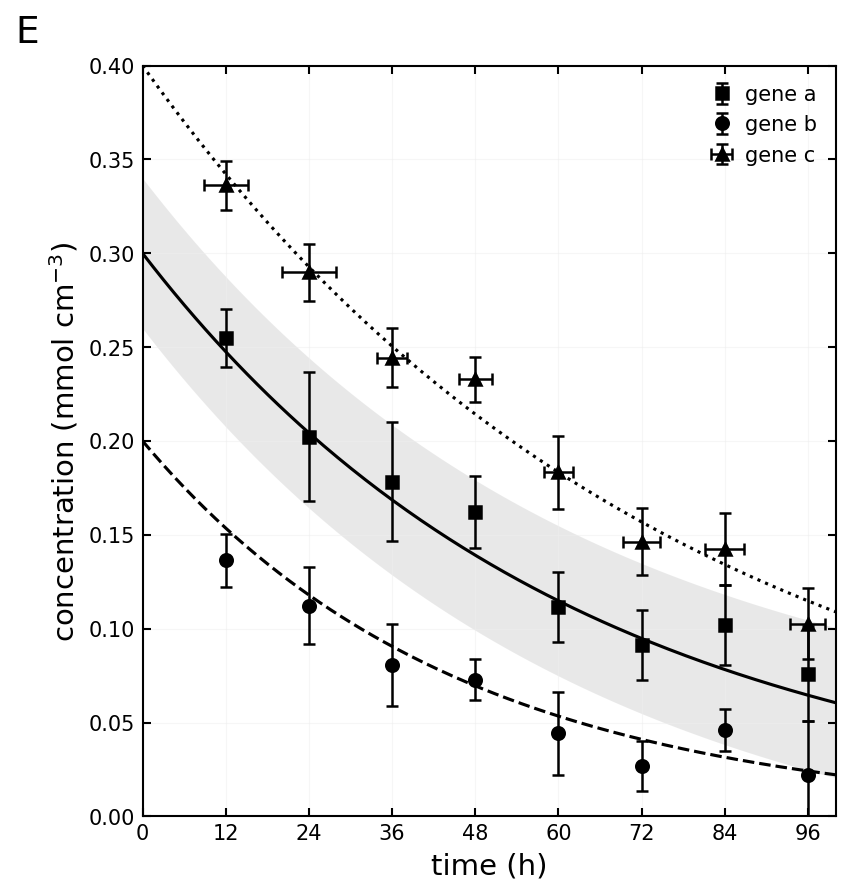

Recreate this plot in Python.
import matplotlib.pyplot as plt
import numpy as np

def create_scientific_plot():
    # 1. Setup Figure and Axes
    fig, ax = plt.subplots(figsize=(6, 6.5), facecolor='white')
    
    # Adjust margins to match layout
    plt.subplots_adjust(left=0.18, right=0.95, top=0.92, bottom=0.15)

    # 2. Generate Synthetic Data
    # Time points for scatter
    t_points = np.array([12, 24, 36, 48, 60, 72, 84, 96])
    # Time points for smooth lines
    t_smooth = np.linspace(0, 100, 200)

    # --- Gene A (Squares, Solid Line) ---
    # Model: y = 0.30 * exp(-0.016 * t)
    y_a_smooth = 0.30 * np.exp(-0.016 * t_smooth)
    # Add noise for points
    np.random.seed(42) # For reproducibility
    y_a_points = 0.30 * np.exp(-0.016 * t_points) + np.random.normal(0, 0.015, len(t_points))
    y_a_err = np.random.uniform(0.015, 0.035, len(t_points))
    
    # --- Gene B (Circles, Dashed Line) ---
    # Model: y = 0.20 * exp(-0.022 * t)
    y_b_smooth = 0.20 * np.exp(-0.022 * t_smooth)
    y_b_points = 0.20 * np.exp(-0.022 * t_points) + np.random.normal(0, 0.01, len(t_points))
    y_b_err = np.random.uniform(0.01, 0.03, len(t_points))

    # --- Gene C (Triangles, Dotted Line) ---
    # Model: y = 0.40 * exp(-0.013 * t)
    y_c_smooth = 0.40 * np.exp(-0.013 * t_smooth)
    y_c_points = 0.40 * np.exp(-0.013 * t_points) + np.random.normal(0, 0.01, len(t_points))
    y_c_err_y = np.random.uniform(0.01, 0.02, len(t_points))
    y_c_err_x = np.random.uniform(2, 4, len(t_points)) # Horizontal errors

    # 3. Plot Data Layers
    
    # Gene A: Confidence Interval (Fill Between)
    # Create a visual confidence band around the smooth line
    ci_upper = y_a_smooth + 0.04
    ci_lower = y_a_smooth - 0.04
    # Clip lower to 0 just in case, though not strictly necessary for this range
    ci_lower = np.maximum(ci_lower, 0)
    
    ax.fill_between(t_smooth, ci_lower, ci_upper, color='lightgray', alpha=0.5, zorder=1, linewidth=0)

    # Gene A: Line and Points
    ax.plot(t_smooth, y_a_smooth, 'k-', linewidth=1.5, zorder=2)
    ax.errorbar(t_points, y_a_points, yerr=y_a_err, fmt='s', color='black', 
                markersize=6, capsize=3, elinewidth=1.2, markeredgewidth=1.2, 
                label='gene a', zorder=3)

    # Gene B: Line and Points
    ax.plot(t_smooth, y_b_smooth, 'k--', linewidth=1.5, zorder=2)
    ax.errorbar(t_points, y_b_points, yerr=y_b_err, fmt='o', color='black', 
                markersize=6, capsize=3, elinewidth=1.2, markeredgewidth=1.2, 
                label='gene b', zorder=3)

    # Gene C: Line and Points
    ax.plot(t_smooth, y_c_smooth, 'k:', linewidth=1.5, zorder=2)
    ax.errorbar(t_points, y_c_points, yerr=y_c_err_y, xerr=y_c_err_x, fmt='^', color='black', 
                markersize=6, capsize=3, elinewidth=1.2, markeredgewidth=1.2, 
                label='gene c', zorder=3)

    # 4. Configure Axes
    
    # Limits
    ax.set_xlim(0, 100)
    ax.set_ylim(0, 0.40)
    
    # Ticks
    ax.set_xticks([0, 12, 24, 36, 48, 60, 72, 84, 96])
    ax.set_yticks([0.00, 0.05, 0.10, 0.15, 0.20, 0.25, 0.30, 0.35, 0.40])
    
    # Tick params (direction in, size)
    ax.tick_params(direction='in', length=4, width=1, colors='black', top=False, right=False)
    # Note: The image shows ticks only on bottom and left, but standard scientific plots often mirror them. 
    # The image seems to have a box but ticks might only be prominent on left/bottom. 
    # Let's stick to standard box with inward ticks on all sides or just left/bottom. 
    # Looking closely, top and right spines are present. Ticks seem to be on all sides or at least left/bottom.
    # Let's enable ticks on all sides but labels only on left/bottom.
    ax.tick_params(which='both', top=True, right=True, direction='in')

    # Labels
    ax.set_xlabel('time (h)', fontsize=14, fontfamily='sans-serif')
    ax.set_ylabel(r'concentration (mmol cm$^{-3}$)', fontsize=14, fontfamily='sans-serif')

    # Grid (Very faint)
    ax.grid(True, which='major', linestyle='-', linewidth=0.5, color='#EEEEEE', alpha=0.5)

    # 5. Legend
    # Custom legend to match the visual style (markers only, no lines in legend keys)
    handles, labels = ax.get_legend_handles_labels()
    # We want the legend to show the markers, which errorbar handles do by default.
    ax.legend(handles, labels, loc='upper right', frameon=False, fontsize=10, handletextpad=0.1)

    # 6. Annotations
    # The "E" label outside the plot
    ax.text(-0.15, 1.02, 'E', transform=ax.transAxes, fontsize=18, fontweight='normal', va='bottom', ha='right')

    # 7. Final Polish
    for spine in ax.spines.values():
        spine.set_linewidth(1.0)
        spine.set_color('black')

    plt.show()

if __name__ == "__main__":
    create_scientific_plot()
